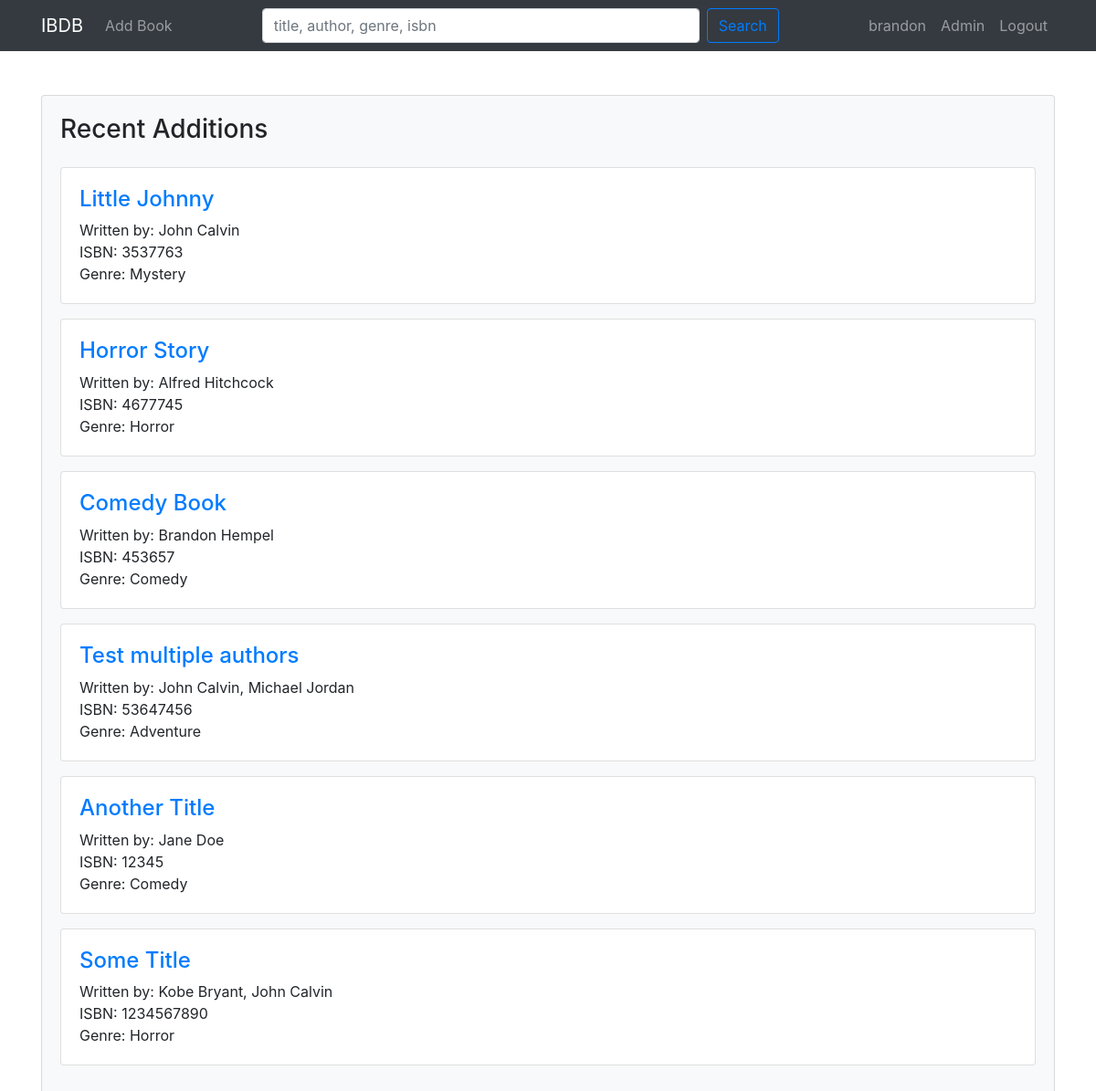
The page / (signed in) on the database as committed earlier.
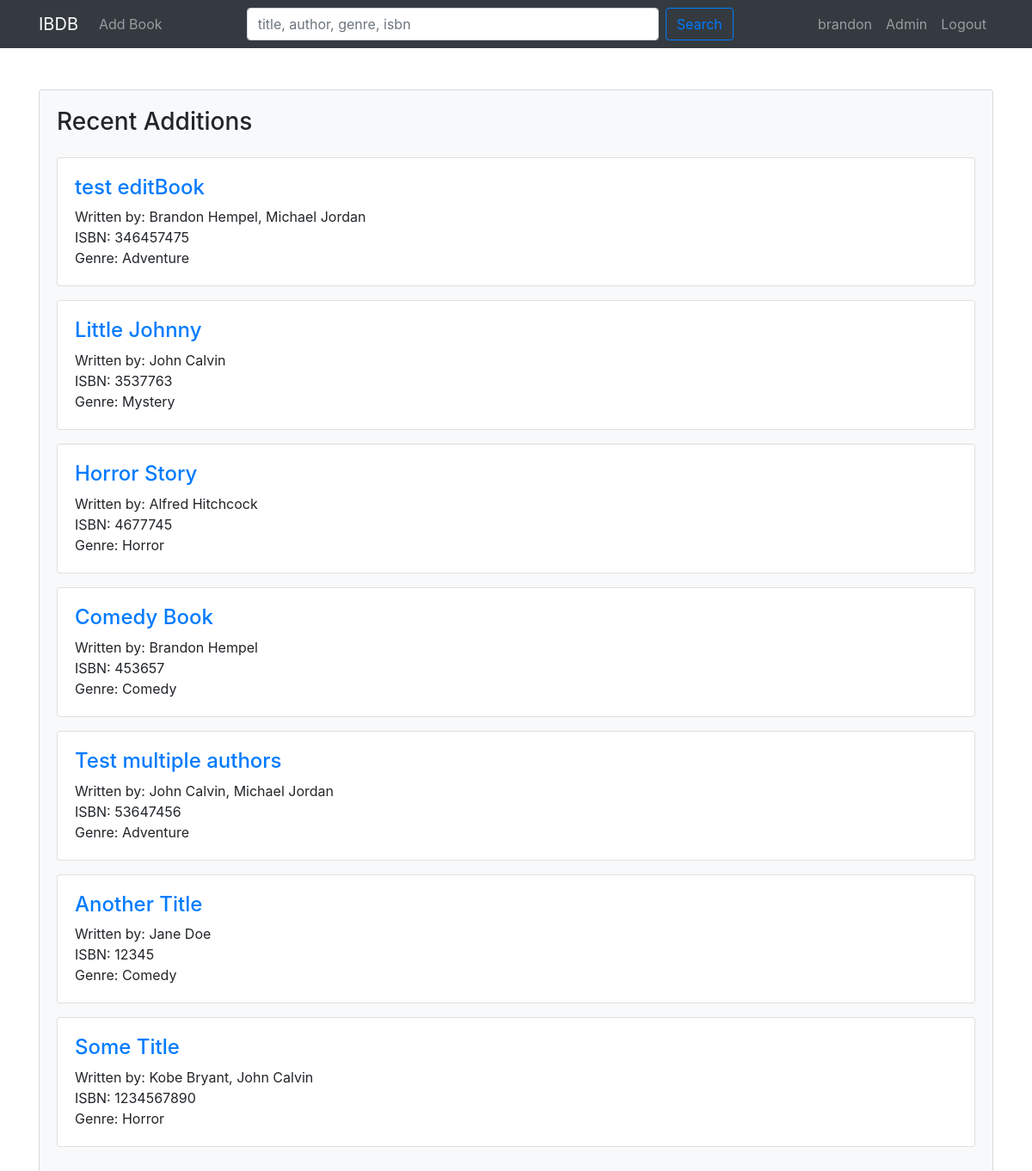
The same page on the database as committed later.
### tables this page shows
CREATE TABLE `book` (
  `book_id` int(11) NOT NULL,
  `user_id` int(11) NOT NULL,
  `title` varchar(255) NOT NULL,
  `isbn` int(11) NOT NULL,
  `genre` varchar(255) NOT NULL,
  `synopsis` text NOT NULL,
  `is_published` tinyint(4) NOT NULL,
  `created_at` datetime NOT NULL DEFAULT current_timestamp()
);

### app/controllers/Books.php (called while the page is built, shortened)
<?php
    class Books extends Controller {
        public function __construct(){
            $this->bookModel = $this->model('Book');
        }
        public function index(){
            $books = $this->bookModel->getBooks();
            $authors = $this->bookModel->getAuthors();
            $data = [
                'title' => 'Recent Additions',
                'books' => $books,
                'authors' => $authors
            ];
            $this->view('books/index', $data);
        }
}

### app/libraries/Core.php (called while the page is built, shortened)
<?php
    class Core {
        protected $currentMethod = 'index';
        public function __construct(){
            $url = $this->getUrl();
            $this->currentController = new $this->currentController;
            $this->params = $url ? array_values($url) : [];
            call_user_func_array([$this->currentController, $this->currentMethod], $this->params);
        }
    }

### public/index.php (called while the page is built, shortened)
<?php
    $init = new Core;

### app/libraries/Database.php (called while the page is built, shortened)
<?php
    class Database {
        private $host = DB_HOST;
        private $user = DB_USER;
        private $pass = DB_PASS;
        private $dbname = DB_NAME;
        private $dbh;
        private $stmt;
        public function __construct(){
            $dsn = 'mysql:host=' . $this->host . ';dbname=' . $this->dbname;
            $options = array(
                PDO::ATTR_PERSISTENT => true,
                PDO::ATTR_ERRMODE => PDO::ERRMODE_EXCEPTION
            );
            try{
                $this->dbh = new PDO($dsn, $this->user, $this->pass, $options);
            } catch(PDOException $e){
                $this->error = $e->getMessage();
                echo $this->error;
            }
        }
        public function query($sql){
            $this->stmt = $this->dbh->prepare($sql);
        }
        public function execute(){
            return $this->stmt->execute();
        }
        public function resultSet(){
            $this->execute();
            return $this->stmt->fetchAll(PDO::FETCH_OBJ);
        }
    }

### app/models/Book.php (called while the page is built, shortened)
<?php
    class Book {
        private $db;
        public function __construct(){
            $this->db = new Database;
        }
        public function getBooks(){
          $this->db->query('SELECT *
                            FROM book
                            LEFT JOIN user
                            ON book.user_id = user.user_id
                            LEFT JOIN book_author
                            ON book.book_id = book_author.book_id
                            LEFT JOIN author
                            ON book_author.author_id = author.author_id
                            GROUP BY book.book_id
                            ORDER BY book.created_at DESC
                            LIMIT 10
                          ');
          $results = $this->db->resultSet();
          return $results;
        }
        public function getAuthors(){
          $this->db->query('SELECT
                            CONCAT(author.fname, " ", author.lname) AS author,
                            fname,
                            lname,
                            book.book_id AS book_id
                            FROM book
                            INNER JOIN book_author
                            ON book.book_id = book_author.book_id
                            INNER JOIN author
                            ON book_author.author_id = author.author_id
                            ORDER BY author.lname
                          ');
          $results = $this->db->resultSet();
          return $results;
        }
  }

### app/views/books/index.php (the view, shortened to what this page needs)
<?php require APPROOT . '/views/inc/header.php' ?>
    <div class="card card-body bg-light mt-5">
        <div class="row mb-3">
            <div class="col-md-6">
                <h3><?php echo $data['title']; ?></h3>
            </div>
        </div>
        <?php foreach($data['books'] as $book) : ?>
            <?php if($book->is_published == true): ?>
                <div class="card card-body mb-3">
                        <h4 class="d-inline"><a href="<?php echo URLROOT; ?>/books/viewBook/<?php echo $book->book_id; ?>"><?php echo $book->title; ?></a></h4>
                        Written by:
                        <?php
                            $authors = [];
                            foreach($data['authors'] as $author){
                                if($book->book_id == $author->book_id){
                                    $authors[] = $author->author;
                                }
                            }
                            echo implode(", ", $authors);
                        ?>
                        <br>
                        ISBN: <?php echo $book->isbn; ?><br>
                        Genre: <?php echo $book->genre; ?>
                </div>
            <?php endif; ?>
        <?php endforeach; ?>
    </div>
<?php require APPROOT . '/views/inc/footer.php' ?>

Rows that differ between the two databases and show on the page:
added book: title "test editBook", authors "Brandon Hempel, Michael Jordan", isbn "346457475", genre "Adventure"
